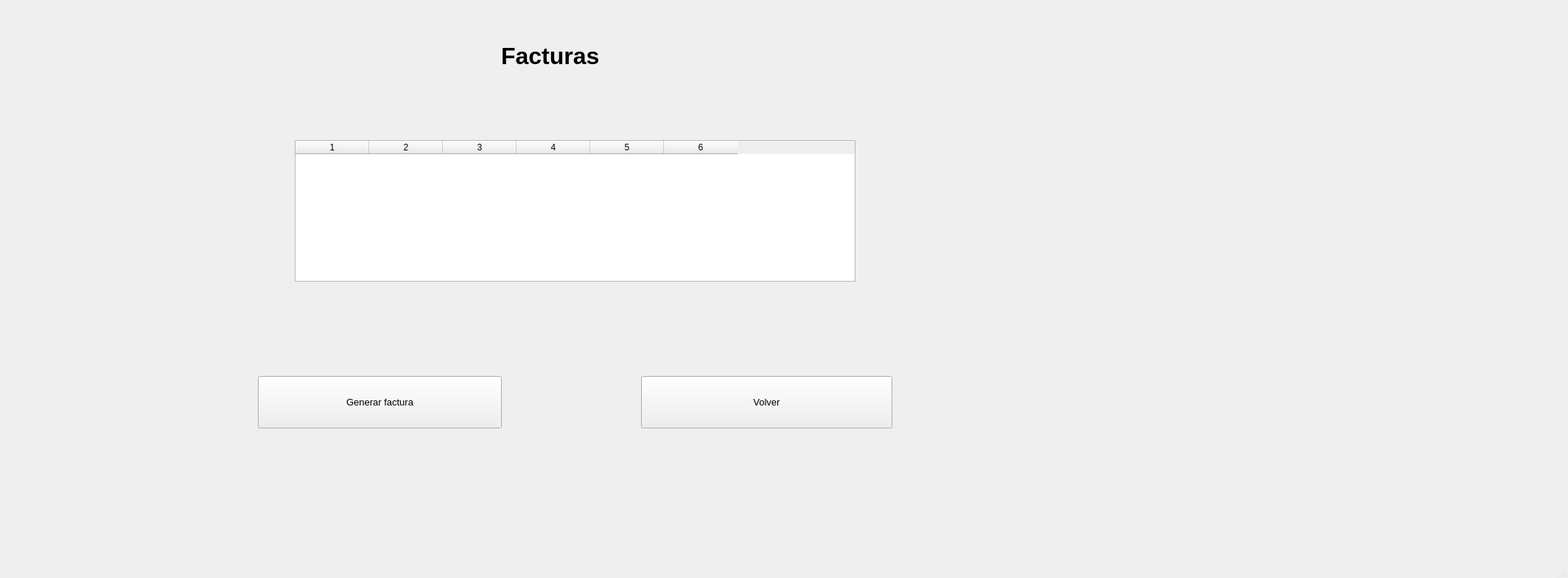
<?xml version="1.0" encoding="UTF-8"?>
<ui version="4.0">
 <class>MainWindow</class>
 <widget class="QMainWindow" name="MainWindow">
  <property name="geometry">
   <rect>
    <x>0</x>
    <y>0</y>
    <width>2128</width>
    <height>784</height>
   </rect>
  </property>
  <property name="windowTitle">
   <string>MainWindow</string>
  </property>
  <widget class="QWidget" name="centralwidget">
   <widget class="QLabel" name="lblTitulo">
    <property name="geometry">
     <rect>
      <x>680</x>
      <y>40</y>
      <width>251</width>
      <height>71</height>
     </rect>
    </property>
    <property name="font">
     <font>
      <family>Segoe UI</family>
      <pointsize>24</pointsize>
      <weight>75</weight>
      <bold>true</bold>
     </font>
    </property>
    <property name="text">
     <string>Facturas</string>
    </property>
   </widget>
   <widget class="QTableWidget" name="tablaOrdenesFinalizadas">
    <property name="geometry">
     <rect>
      <x>400</x>
      <y>190</y>
      <width>761</width>
      <height>192</height>
     </rect>
    </property>
    <property name="columnCount">
     <number>6</number>
    </property>
    <column/>
    <column/>
    <column/>
    <column/>
    <column/>
    <column/>
   </widget>
   <widget class="QPushButton" name="btnGenerarfactura">
    <property name="geometry">
     <rect>
      <x>350</x>
      <y>510</y>
      <width>331</width>
      <height>71</height>
     </rect>
    </property>
    <property name="font">
     <font>
      <family>Segoe UI</family>
      <pointsize>10</pointsize>
     </font>
    </property>
    <property name="text">
     <string>Generar factura</string>
    </property>
   </widget>
   <widget class="QPushButton" name="btnVolver">
    <property name="geometry">
     <rect>
      <x>870</x>
      <y>510</y>
      <width>341</width>
      <height>71</height>
     </rect>
    </property>
    <property name="font">
     <font>
      <family>Segoe UI</family>
      <pointsize>10</pointsize>
     </font>
    </property>
    <property name="text">
     <string>Volver</string>
    </property>
   </widget>
   <widget class="QWidget" name="imagen" native="true">
    <property name="geometry">
     <rect>
      <x>1490</x>
      <y>70</y>
      <width>411</width>
      <height>651</height>
     </rect>
    </property>
   </widget>
  </widget>
  <widget class="QMenuBar" name="menubar">
   <property name="geometry">
    <rect>
     <x>0</x>
     <y>0</y>
     <width>2128</width>
     <height>26</height>
    </rect>
   </property>
  </widget>
  <widget class="QStatusBar" name="statusbar"/>
 </widget>
 <resources/>
 <connections/>
</ui>
